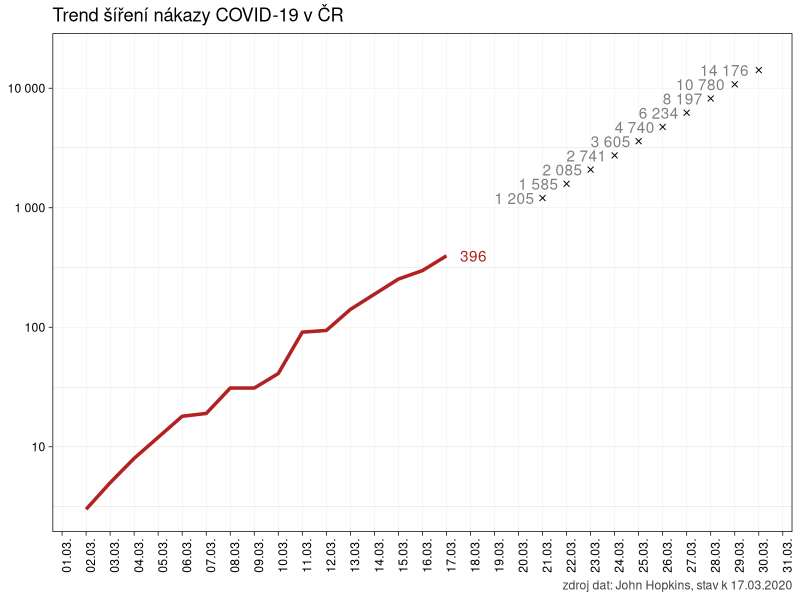
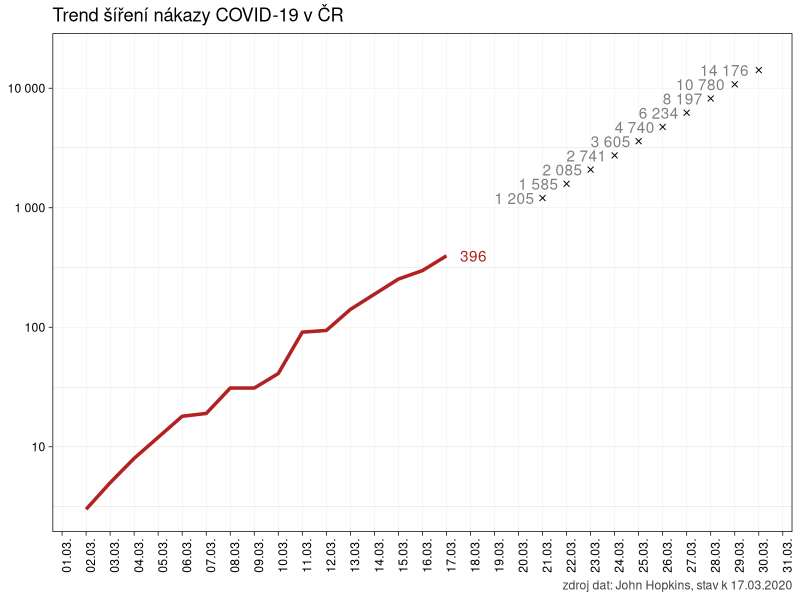
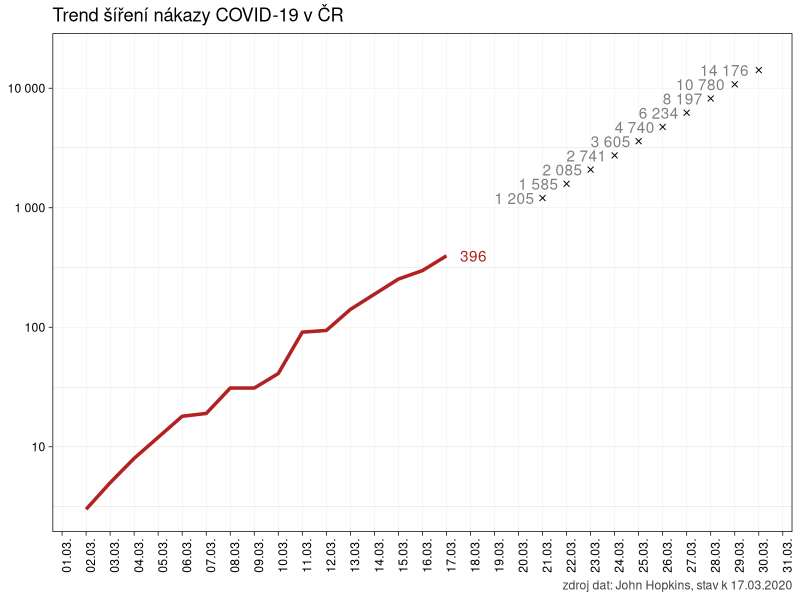

Source code (R) for these figures, in order:
# vytvořit a uložit graf jako obrázek

library(tidyverse)

pdf.options(encoding = "ISOLatin2") # aby nepadal pandoc na konverzi češtiny v nadpisech grafů

clean_data <- read_csv2("./data/raw_data.csv") %>%
  filter(zeme == "Czechia" & pocet > 0) %>%
  mutate(den = lubridate::day(datum))

trend <- nls(pocet ~ a * (1 + r)^(den),
  data = subset(clean_data, den < 21),
  start = list(a = 1, r = .01)
)

budoucnost <- data.frame(den = 21:31)

predpoved <- data.frame(
  datum = c(as.Date("2020-03-21"):as.Date("2020-03-31")) %>% as.Date(origin = as.Date("1970-01-01")),
  pocet = predict(trend, newdata = budoucnost)
)

ggplot(data = clean_data, aes(x = datum, y = pocet)) +
  geom_text(
    data = predpoved, aes(
      x = datum, y = pocet,
      label = formatC(pocet, big.mark = " ", format = "f", digits = 0)
    ),
    hjust = 1.2,
    color = "gray50"
  ) +
  geom_line(color = "firebrick", lwd = 1.2) +
  geom_point(data = predpoved, aes(
    x = datum, y = pocet), pch = 4) +
  geom_text(data = slice(clean_data, which.max(datum)), aes(
    x = datum, y = pocet,
    label = pocet
  ), hjust = -.5, color = "firebrick") +
  labs(
    title = "Trend šíření nákazy COVID-19 v ČR",
    color = "Počet nakažených",
    caption = paste("zdroj dat: John Hopkins, stav k", max(clean_data$datum) %>%
      format(format = "%d.%m.%Y"))
  ) +
  scale_x_date(
    date_breaks = "1 day",
    minor_breaks = NULL,
    labels = scales::date_format(format = "%d.%m."),
    limits = as.Date(c("2020-03-02", "2020-03-30"))
  ) +
  scale_y_log10(labels = scales::number_format()) +
  theme_linedraw() +
  theme(
    axis.text.x = element_text(angle = 90),
    axis.title = element_blank(),
    panel.grid.major = element_line(color = "gray75"),
    plot.caption = element_text(color = "gray25")
  )

ggsave("./img/obrazek.pdf", dpi = 300, units = "cm", width = 25, height = 16)
ggsave("./img/obrazek.png", dpi = 300, units = "cm", width = 25, height = 16)
